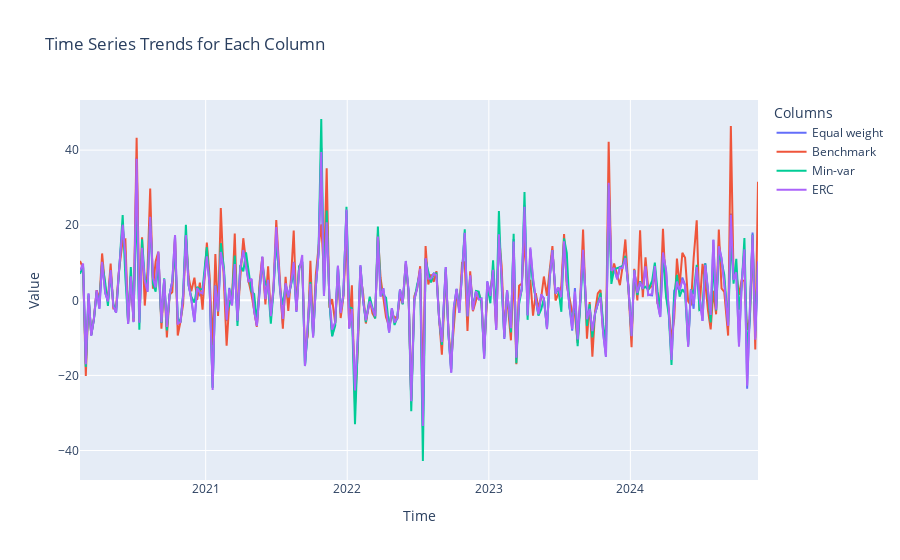
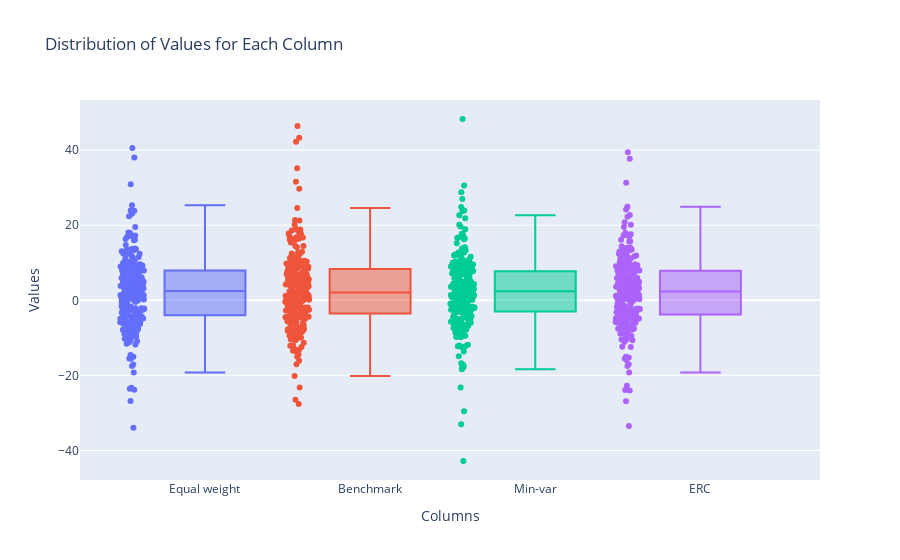
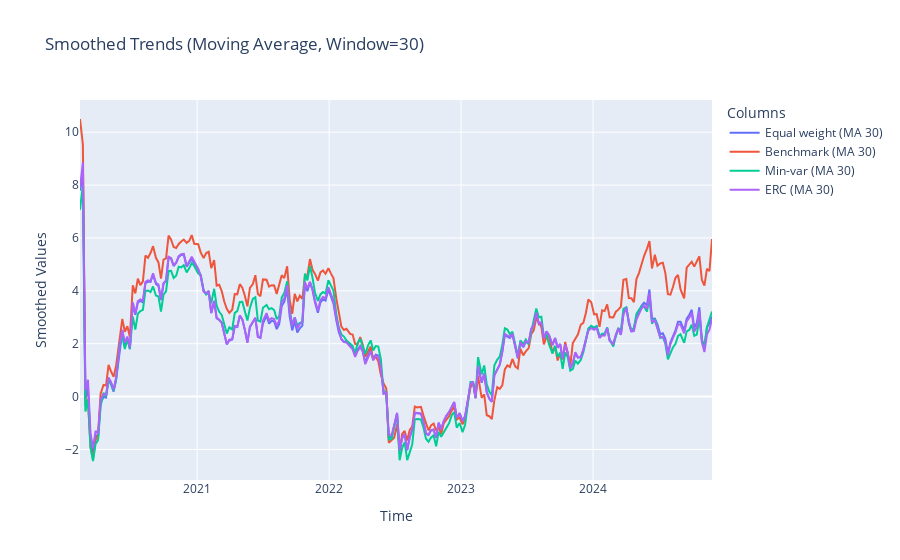

Notebook code cell kept with these figures, in order:
### Code cell
plot_data(sharpe_ratios)
box_plot_data(sharpe_ratios)
plot_moving_average_data(sharpe_ratios)

### Figure 1 — Plotly figure (JSON) as saved in the notebook; plotly's stock layout.template omitted (floating-point values rounded to 4 significant figures; data arrays with more than 128 entries replaced by an {"elided": "..."} marker saying what was removed)
{"data": [{"hovertemplate": "%{y:.4f}", "mode": "lines", "name": "Equal weight", "type": "scatter", "x": {"elided": "242 str values"}, "y": {"elided": "242 float values"}}, {"hovertemplate": "%{y:.4f}", "mode": "lines", "name": "Benchmark", "type": "scatter", "x": {"elided": "242 str values"}, "y": {"elided": "242 float values"}}, {"hovertemplate": "%{y:.4f}", "mode": "lines", "name": "Min-var", "type": "scatter", "x": {"elided": "242 str values"}, "y": {"elided": "242 float values"}}, {"hovertemplate": "%{y:.4f}", "mode": "lines", "name": "ERC", "type": "scatter", "x": {"elided": "242 str values"}, "y": {"elided": "242 float values"}}], "layout": {"hovermode": "x unified", "legend": {"title": {"text": "Columns"}}, "title": {"text": "Time Series Trends for Each Column"}, "xaxis": {"title": {"text": "Time"}}, "yaxis": {"title": {"text": "Value"}}}}

### Figure 2 — Plotly figure (JSON) as saved in the notebook; plotly's stock layout.template omitted (floating-point values rounded to 4 significant figures; data arrays with more than 128 entries replaced by an {"elided": "..."} marker saying what was removed)
{"data": [{"boxpoints": "all", "hovertemplate": "%{y:.4f}", "jitter": 0.3, "name": "Equal weight", "pointpos": -1.8, "type": "box", "y": {"elided": "242 float values"}}, {"boxpoints": "all", "hovertemplate": "%{y:.4f}", "jitter": 0.3, "name": "Benchmark", "pointpos": -1.8, "type": "box", "y": {"elided": "242 float values"}}, {"boxpoints": "all", "hovertemplate": "%{y:.4f}", "jitter": 0.3, "name": "Min-var", "pointpos": -1.8, "type": "box", "y": {"elided": "242 float values"}}, {"boxpoints": "all", "hovertemplate": "%{y:.4f}", "jitter": 0.3, "name": "ERC", "pointpos": -1.8, "type": "box", "y": {"elided": "242 float values"}}], "layout": {"legend": {"title": {"text": "Columns"}}, "showlegend": false, "title": {"text": "Distribution of Values for Each Column"}, "xaxis": {"title": {"text": "Columns"}}, "yaxis": {"title": {"text": "Values"}}}}

### Figure 3 — Plotly figure (JSON) as saved in the notebook; plotly's stock layout.template omitted (floating-point values rounded to 4 significant figures; data arrays with more than 128 entries replaced by an {"elided": "..."} marker saying what was removed)
{"data": [{"hovertemplate": "%{y:.4f}", "mode": "lines", "name": "Equal weight (MA 30)", "type": "scatter", "x": {"elided": "242 str values"}, "y": {"elided": "242 float values"}}, {"hovertemplate": "%{y:.4f}", "mode": "lines", "name": "Benchmark (MA 30)", "type": "scatter", "x": {"elided": "242 str values"}, "y": {"elided": "242 float values"}}, {"hovertemplate": "%{y:.4f}", "mode": "lines", "name": "Min-var (MA 30)", "type": "scatter", "x": {"elided": "242 str values"}, "y": {"elided": "242 float values"}}, {"hovertemplate": "%{y:.4f}", "mode": "lines", "name": "ERC (MA 30)", "type": "scatter", "x": {"elided": "242 str values"}, "y": {"elided": "242 float values"}}], "layout": {"hovermode": "x unified", "legend": {"title": {"text": "Columns"}}, "title": {"text": "Smoothed Trends (Moving Average, Window=30)"}, "xaxis": {"title": {"text": "Time"}}, "yaxis": {"title": {"text": "Smoothed Values"}}}}
